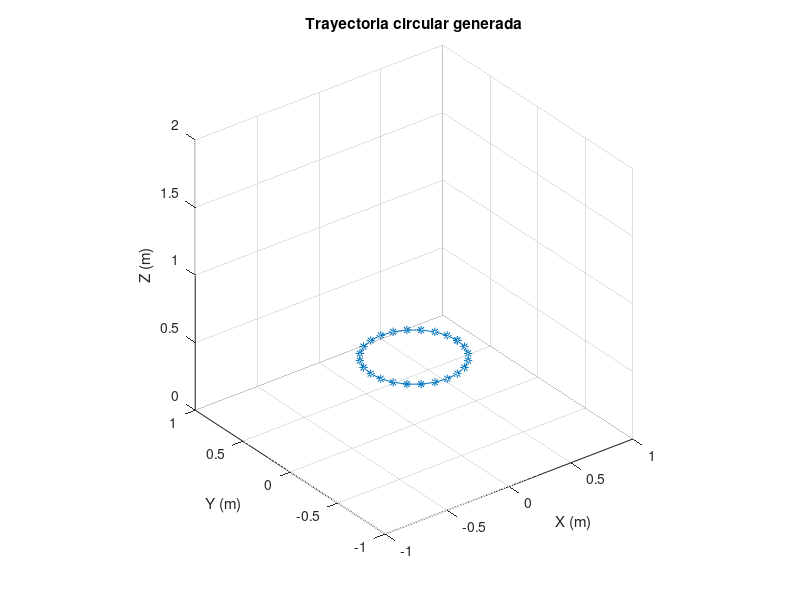

MATLAB code to generate this figure: (Note: this script raises an error after producing the figure.)
% =========================================================================
% PROYECTO DE GRADUACIÓN: HERRAMIENTAS DE SOFTWARE PARA CRAZYFLIE
% Pablo Javier Caal Leiva - 20538
% -------------------------------------------------------------------------
% Prueba de seguimiento de trayectoria circular en Crazyflie con Flow Deck
% =========================================================================

%% Añadir la carpeta de comandos al path usando una ruta relativa
addpath('../../Crazyflie-Matlab');
addpath('../../Robotat');

%% Generación de trayectoria circular con origen fijo
origin = [0,0,0];
circle_center = origin(1:3) + [0, 0, 0.5];
N = 25;
radio = 0.35;
theta = linspace(0, 2*pi, N);  
x = circle_center(1) + radio * cos(theta);
y = circle_center(2) + radio * sin(theta);
z = circle_center(3) * ones(1, N);
plot3(x, y, z, '*-', 'DisplayName', 'Trayectoria Circular');
xlabel('X (m)');
ylabel('Y (m)');
zlabel('Z (m)');
title('Trayectoria circular generada');
grid on;
axis equal;
axis([-1 1 -1 1 0 2]);
view(3);

%% Ejecución de vuelo en Crazyflie con Flow Deck
dron_id = 8;    
velocity = 1.1;
crazyflie_1 = crazyflie_connect(dron_id);
crazyflie_takeoff(crazyflie_1, 0.5, 1.0);
pause(1);
crazyflie_move_to_position(crazyflie_1, x(1), y(1), z(1), 0.5);
pause(1);
for i = 1:N
    crazyflie_move_to_position(crazyflie_1, x(i), y(i), z(i), velocity);
end
pause(1);
crazyflie_move_to_position(crazyflie_1, 0, 0, 0.5, velocity);
crazyflie_land(crazyflie_1);
pause(1);

crazyflie_disconnect(crazyflie_1);

%%
dron_id = 8;    
crazyflie_1 = crazyflie_connect(dron_id);
crazyflie_takeoff(crazyflie_1, 0.5, 2.5); 
crazyflie_move_to_position(crazyflie_1, 1, 1, 0.5, 0.2);
crazyflie_move_to_position(crazyflie_1, 0, 0, 0.5, 0.2);
crazyflie_land(crazyflie_1);
crazyflie_disconnect(crazyflie_1);